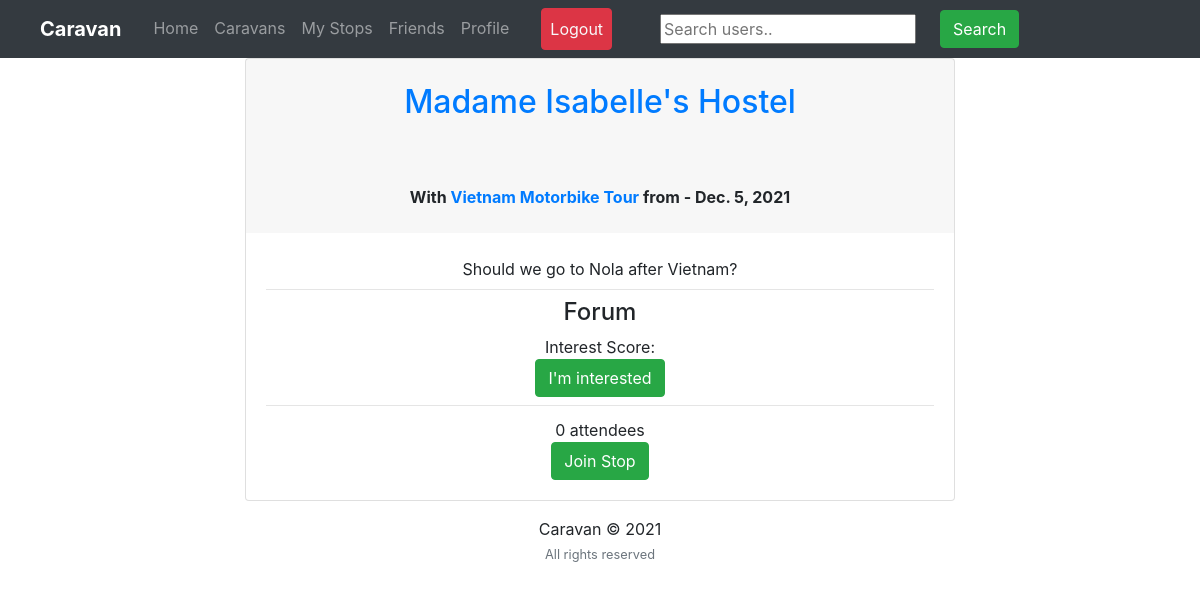
Page /feed/stop/vietnam-motorbike-tour-3/ (signed in) on the earlier database version.
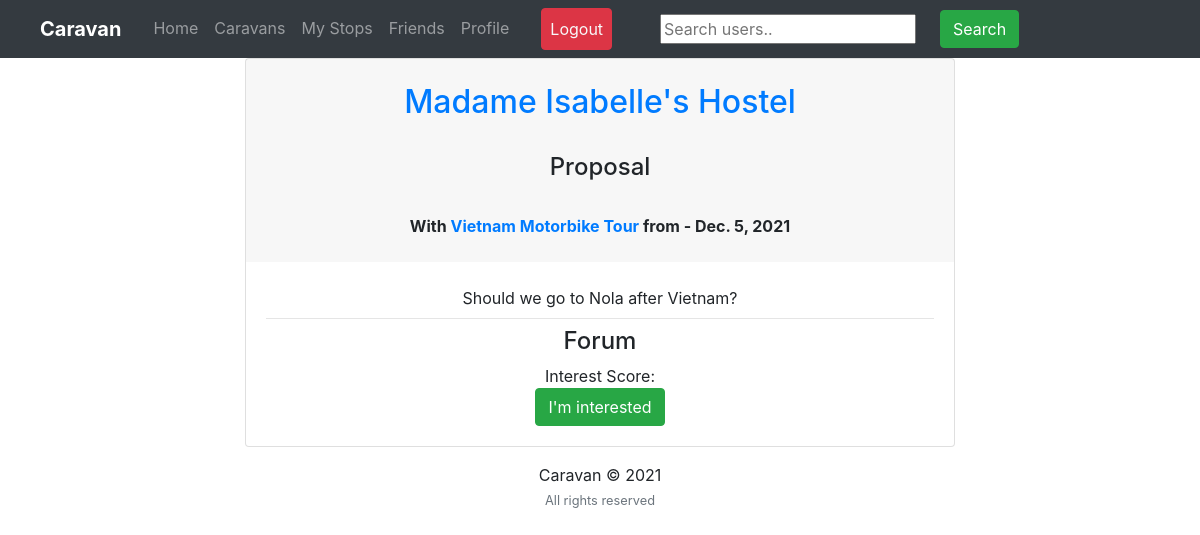
Same page on the later database version.
### feed/models.py (models this page shows, shortened)
class Stop(models.Model):
    caravan = models.ForeignKey('caravan',on_delete=models.CASCADE)
    destination = models.ForeignKey('destination',on_delete=models.CASCADE)
    attendees = models.ManyToManyField(User, blank=True)
    description = models.CharField(max_length=511, blank=True)
    end_date = models.DateField(blank=True, null=True)
    private = models.BooleanField(default=False)
    slug = AutoSlugField(populate_from='caravan', unique=True)
    stop_queue_position = models.IntegerField(blank=True, null=True) # -1 is previous stop, 0 is current stop, 1 is next stop, blank is unchosen stop
    decided = 'decided'
    tentative = 'tentative'
    proposal = 'proposal'
    status_choices = (
        (decided, 'Decided'),
        (tentative, 'Tentative'),
        (proposal, 'Proposal')
    )
    status = models.CharField(max_length=15, choices=status_choices, default=proposal)

class Destination(models.Model):
    name = models.CharField(max_length=127)
    link = models.URLField()
    description = models.CharField(max_length=511, blank=True)
    def __str__(self):
        return str(self.name)

class Caravan(models.Model):
    name = models.CharField(max_length=127, unique=True)
    description = models.CharField(max_length=1023, blank=True)
    tags = models.CharField(max_length=511, blank=True)
    creator = models.ForeignKey(User, related_name='caravan_creator', null=True, blank=True, on_delete=models.SET_NULL)
    start_date = models.DateField(default=datetime.date.today())
    members = models.ManyToManyField(User, blank=True, related_name='caravans')
    parent_caravan = models.ForeignKey('caravan', null=True, blank=True, on_delete=models.SET_NULL),
    private = models.BooleanField(default=False)
    invisible = models.BooleanField(default=False)
    allow_member_stop_proposals = models.BooleanField(default=True)
    blocked_users = models.ManyToManyField(User, blank=True, related_name='blocked')
    flexible_dates = models.BooleanField(default=False) #only define current stop end date once stop begun
    event = 'event'
    journey = 'journey'
    nomadic = 'nomadic'
    other = 'other'
    duration_choices = (
        (event, 'Event'),
        (journey, 'Journey'),
        (nomadic, 'Nomadic'),
        (other, 'Other')
    )
    duration = models.CharField(max_length=15, choices=duration_choices)
    party = 'party'
    enjoy = 'enjoy'
    explore = 'explore'
    volunteer = 'volunteer'
    work = 'work'
    other = 'other'
    mood_choices = (
        (party, 'Party'),
        (enjoy, 'Enjoy'),
        (explore, 'Explore'),
        (volunteer, 'Volunteer'),
        (work, 'Work'),
        (other, 'Other')
    )
    mood = models.CharField(max_length=15, choices=mood_choices)
    youngadults = '18-23'
    quarterlife = '23-29'
    thirties = '30-39'
    midlife = '40-65'
    seniors = '65+'
    any_age = 'any'
    family = 'family'
    age_choices = (
        (youngadults, '18-23'),
        (quarterlife, '23-29'),
        (thirties, '30-39'),
        (midlife, '40-65'),
        (seniors, '65+'),
        (family, 'Family'),
        (any_age, 'All Ages')
    )
    age_range = models.CharField(max_length=15, choices=age_choices)
    def __str__(self):
        return str(self.name)

### feed/views_stops.py (the view)
# urls.py: path('feed/stop/<slug>/', feed_views.stop, name='stop'),
def stop(request, slug):
    s = Stop.objects.filter(slug=slug).first()
    sf = StopForum.objects.filter(stop=s).first()
    joined = request.user in s.attendees.all()
    caravan_member = request.user in s.caravan.members.all()
    print(caravan_member)
    is_interested = Vote.objects.filter(user=request.user, forum=sf, infavor=True).count() > 0
    context={"s":s, "sf":sf, "joined":joined, 'caravan_member':caravan_member, 'is_interested':is_interested}
    return render(request, 'feed/stop.html', context)

### feed/templates/feed/stop.html (shortened to what this page needs)
{% extends "users/layout.html" %} {% load static %} {% block cssfiles %} {%endblock cssfiles %} {% block searchform %}
<form
  class="form-inline my-2 my-lg-0 ml-5"
  action="{% url 'search_users' %}"
  method="get"
>
  <input name="q" type="text" placeholder="Search users.." />
  <button class="btn btn-success my-2 my-sm-0 ml-4" type="submit">
    Search
  </button>
</form>
{% endblock searchform %} {% block content %}
<div class="main-content">
  <div class="container mt-7">
    <div class="row">
      <div class="col-xl-8 m-auto order-xl-2 mb-5 mt-5 mb-xl-0">
        <div class="card card-profile shadow">
            <div class="card-header text-center border-0 pt-8 pt-md-4 pb-0 pb-md-4">
              <h2><a href="{{s.destination.link}}" target="_blank">{{ s.destination }}</a></h2><br>
              <h4>{{s.status|title}}</h4><br>
              <b> With <a href="{% url 'caravan' s.caravan.name %}"">{{ s.caravan }}</a> from {{ s.start_date }} - {{ s.end_date }} </b><br>
            </div>
          <div class="card-body pt-0 pt-md-4">
            <div class="text-center">
              <text>{{ s.description }}</text>
            </div>
            {% if s.status != 'decided' %}
            <div class="text-center">
              <hr class="my-2" />
              <h4>Forum</h4>
              <a>Interest Score: {{ sf.score }}</a><br>
              {% if is_interested %}
              <small>
                <a>You are interested in this stop.</a>
                <a
                  href="{% url 'stop_remove_vote' s.slug %}"
                  >I'm no longer interested.</a>
              </small>
              {% else %}
              <small>
                <a
                  class="btn btn-success"
                  href="{% url 'stop_vote_yes' s.slug %}"
                  >I'm interested</a>
              </small>
              {% endif %}
            </div>
            {% endif %}
            {% if s.status != 'proposal' %}
            <div class="text-center">
              <hr class="my-2" />
              <div class="row">
                <div class="col">
                  <div class="card-profile-stats d-flex justify-content-center mt-md-1">
                    <div>
                      <span class="heading">{{ s.attendees.count }}</span>
                      {% if s.attendees.count == 1 %}
                      <span class="description">attendee</span>
                      {% else %}
                      <span class="description">attendees</span>
                      {% endif %}
                    </div><br>
                  </div>
                </div>
              </div>
              {% if joined %}
              <small>
                <a
                  class="btn btn-danger"
                  href="{% url 'leave_stop' s.slug %}"
                  >Leave Stop</a>
              </small>
              {% elif caravan_member == True %}
              <small>
                <a
                  class="btn btn-success"
                  href="{% url 'join_stop' s.slug %}"
                  >Join Stop</a>
              </small>
              {% else %}
              <b> You're not currently a member of <a href="{% url 'caravan' s.caravan.name %}"">{{ s.caravan }}</a> </b><br>
              {% endif %}
            </div>
            {% endif %}
          </div>
        </div>
      </div>
    </div>
  </div>
</div>
{% endblock content %} {% block jsfiles %}{% endblock jsfiles %}

Differences in the rows shown:
changed Stop "Should we go to Nola after Vietnam?": status (not shown) → "Proposal"; attendees.count "0" → (not shown)
Other differences:
text no longer shown: "attendees Join Stop"
